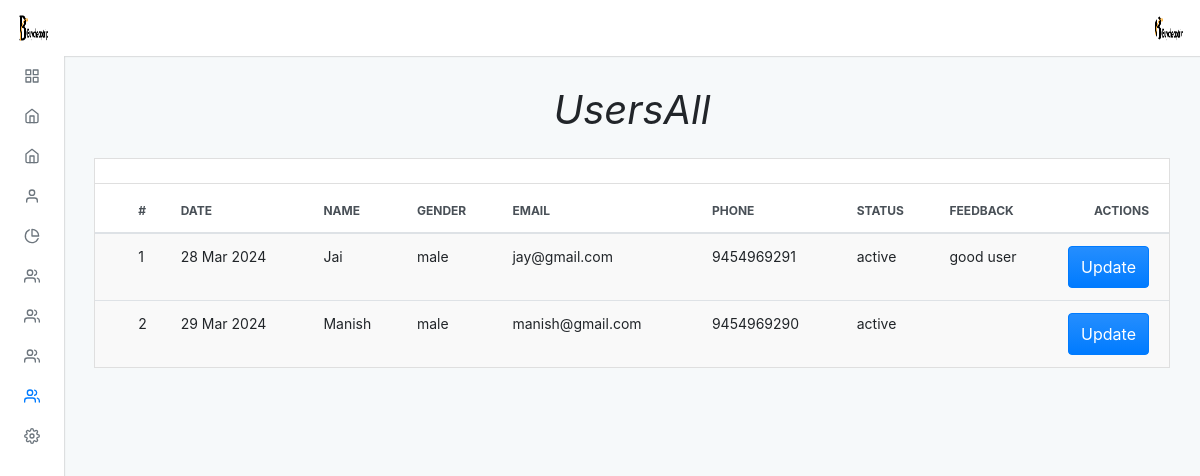
/admin/default/users_active.php (signed in), run on the app's committed database.
### tables this page shows
CREATE TABLE `users` (
  `id` int(11) NOT NULL,
  `name` varchar(100) NOT NULL,
  `gender` varchar(7) NOT NULL,
  `phone` varchar(14) NOT NULL,
  `email` varchar(30) NOT NULL,
  `password` varchar(15) NOT NULL,
  `created_at` varchar(1000) NOT NULL DEFAULT current_timestamp(),
  `delete_at` varchar(255) NOT NULL,
  `status` enum('active','pending','reject','inactive') DEFAULT 'pending',
  `feedback` varchar(250) DEFAULT NULL
);

### admin/default/users_active.php (the view, shortened to what this page needs)
<?php
include "../../connection.php";
?>
<?php $page = "users";
include("./incluede/header.php") ?>
<div class="adminx-content">
    <div class="adminx-main-content">
        <div class="container-fluid">
            <div class="pb-3">
                <h1><b><i>UsersAll</i></b></h1>
            </div>
            <div class="row">
                <div class="col">
                    <div class="card mb-grid">
                        <div class="card-header d-flex justify-content-between align-items-center">
                        </div>
                        <div class="table-responsive-md">
                            <table class="table table-actions table-striped table-hover mb-0">
                                <thead>
                                    <tr>
                                        <th scope="col">
                                            <label class="custom-control custom-checkbox m-0 p-0">
                                            </label>
                                        </th>
                                        <th scope="col">#</th>
                                        <th scope="col">Date</th>
                                        <th scope="col">Name</th>
                                        <th scope="col">Gender</th>
                                        <th scope="col">Email</th>
                                        <th scope="col">Phone</th>
                                        <th scope="col">Status</th>
                                        <th scope="col">Feedback</th>
                                        <th scope="col">Actions</th>
                                    </tr>
                                </thead>
                                <tbody>
                                    <?php
                                    $query = "SELECT *
                                    FROM users WHERE status='active'";
                                    $res = mysqli_query($conn, $query);
                                    $a = 1;
                                    while ($row = mysqli_fetch_assoc($res)) {
                                    ?>
                                        <tr>
                                            <th scope="row">
                                                <label class="custom-control custom-checkbox m-0 p-0">
                                                </label>
                                            </th>
                                            <td><?php echo $a ?></td>
                                            <td><?php echo date('d M Y', strtotime($row['created_at'])) ?></td>
                                            <td><?php echo $row['name'] ?></td>
                                            <td><?php echo $row['gender'] ?></td>
                                            <td><?php echo $row['email'] ?></td>
                                            <td><?php echo $row['phone'] ?></td>
                                            <td ><?php echo $row['status'] ?></td>
                                            <td ><?php echo $row['feedback'] ?></td>
                                            <td>
                                               <a href="users_update?id=<?php echo $row['id']; ?>"><button type="button" class="btn btn-primary waves-effect waves-light add">Update</button></a>
                                            </td>
                                        <tr>
                                        <?php
                                        ++$a;
                                    }
                                        ?>
                                        <?php include("./incluede/footer.php") ?>

### admin/default/incluede/header.php (shortened to what this page needs)
<!DOCTYPE html>
<html lang="en">
<head>
  <link rel="stylesheet" type="text/css" href="./dist/css/adminx.css" media="screen" />
</head>
<body class=" virat">
  <div class="adminx-container">
    <?php
    $query = "select * from admin_login";
    $result = mysqli_query($conn, $query);
    while ($row = mysqli_fetch_assoc($result)) {
    ?>
      <nav class="navbar navbar-expand justify-content-between fixed-top virat_1">
        <a class="navbar-brand mb-0 h1 d-none d-md-block" href="admin">
          <img src="../upload/<?php echo $row['image']; ?>" class="navbar-brand-image d-inline-block align-top mr-2" class="circle" alt="">
        </a>
        <ul class="navbar-nav d-flex justify-content-end mr-2">
          <li class="nav-item dropdown">
            <a class="nav-link avatar-with-name" id="navbarDropdownMenuLink" data-toggle="dropdown" href="#">
              <img src="../upload/<?php echo $row['image']; ?>" class="d-inline-block align-top" class="rounded" alt="">
            </a>
          </li>
        </ul>
      <?php
    }
      ?>
      </nav>
      <div class="adminx-sidebar expand-hover push">
        <ul class="sidebar-nav">
          <li class="sidebar-nav-item">
            <a href="admin" class="sidebar-nav-link <?php if ($page == 'home') {
                                                      echo 'active';
                                                    } ?>">
              <span class="sidebar-nav-icon">
                <i data-feather="grid"></i>
              </span>
            </a>
          </li>
          <li class="sidebar-nav-item">
            <a class="sidebar-nav-link <?php if ($page == 'thailand') {
                                          echo 'active';
                                        } ?> collapsed" data-toggle="collapse" href="#examplepackage" aria-expanded="false" aria-controls="examplepackage">
              <span class="sidebar-nav-icon">
                <i data-feather="home"></i>
              </span>
            </a>
          </li>
          <li class="sidebar-nav-item">
            <a class="sidebar-nav-link <?php if ($page == 'slider') {
                                          echo 'active';
                                        } ?> collapsed" data-toggle="collapse" href="#example" aria-expanded="false" aria-controls="example">
              <span class="sidebar-nav-icon">
                <i data-feather="home"></i>
              </span>
            </a>
          </li>
          <li class="sidebar-nav-item">
            <a class=" sidebar-nav-link <?php if ($page == 'about') {
                                          echo 'active';
                                        } ?> collapsed" data-toggle="collapse" href="#exampl_a" aria-expanded="false" aria-controls="exampl_a">
              <span class="sidebar-nav-icon">
                <i data-feather="user"></i>
              </span>
            </a>
          </li>
          <li class="sidebar-nav-item">
            <a class=" sidebar-nav-link <?php if ($page == 'our') {
                                          echo 'active';
                                        } ?> collapsed" data-toggle="collapse" href="#examp" aria-expanded="false" aria-controls="examp">
              <span class="sidebar-nav-icon">
                <i data-feather="pie-chart"></i>
              </span>
            </a>
          </li>
          <li class="sidebar-nav-item">
            <a class=" sidebar-nav-link <?php if ($page == 'transport') {
                                          echo 'active';
                                        } ?> collapsed" data-toggle="collapse" href="#exa_team" aria-expanded="false" aria-controls="exa_team">
              <span class="sidebar-nav-icon">
                <i data-feather="users"></i>
              </span>
            </a>
          </li>
          <li class="sidebar-nav-item">
            <a class=" sidebar-nav-link <?php if ($page == 'transport') {
                                          echo 'active';
                                        } ?> collapsed" data-toggle="collapse" href="#exa_team89" aria-expanded="false" aria-controls="exa_team89">
              <span class="sidebar-nav-icon">
                <i data-feather="users"></i>
              </span>
            </a>
          </li>
          <li class="sidebar-nav-item">
            <a class=" sidebar-nav-link <?php if ($page == 'transport') {
                                          echo 'active';
                                        } ?> collapsed" data-toggle="collapse" href="#exa_team99" aria-expanded="false" aria-controls="exa_team99">
              <span class="sidebar-nav-icon">
                <i data-feather="users"></i>
              </span>
            </a>
          </li>
          <li class="sidebar-nav-item">
            <a class=" sidebar-nav-link <?php if ($page == 'users') {
                                          echo 'active';
                                        } ?> collapsed" data-toggle="collapse" href="#exa_team98" aria-expanded="false" aria-controls="exa_team98">
              <span class="sidebar-nav-icon">
                <i data-feather="users"></i>
              </span>
            </a>
          </li>
          <li class="sidebar-nav-item">
            <a class=" sidebar-nav-link <?php if ($page == 'setting') {
                                          echo 'active';
                                        } ?> collapsed" data-toggle="collapse" href="#ex" aria-expanded="false" aria-controls="ex">
              <span class="sidebar-nav-icon">
                <i data-feather="settings"></i>
              </span>
            </a>
      </div>

### admin/default/incluede/header.php (style rules this page uses)
.pb-3 { text-align: center; }

### data on the page
users: created_at "28 Mar 2024", name "Jai", gender "male", email "jay@gmail.com", phone "9454969291", status "active", feedback "good user"
users: created_at "29 Mar 2024", name "Manish", gender "male", email "manish@gmail.com", phone "9454969290", status "active"
